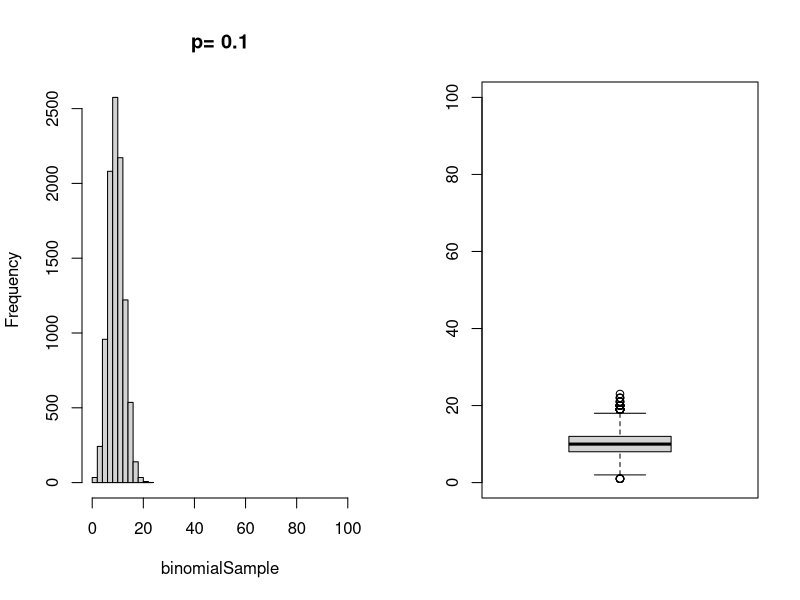
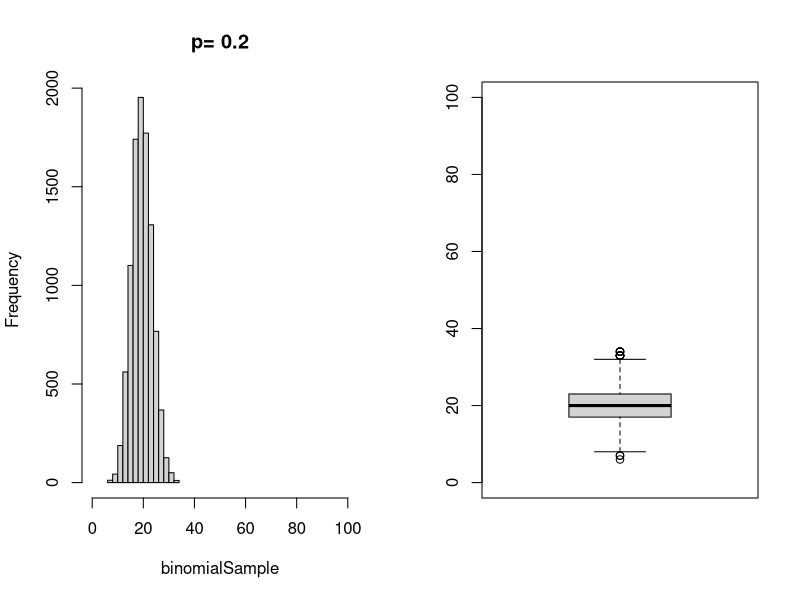
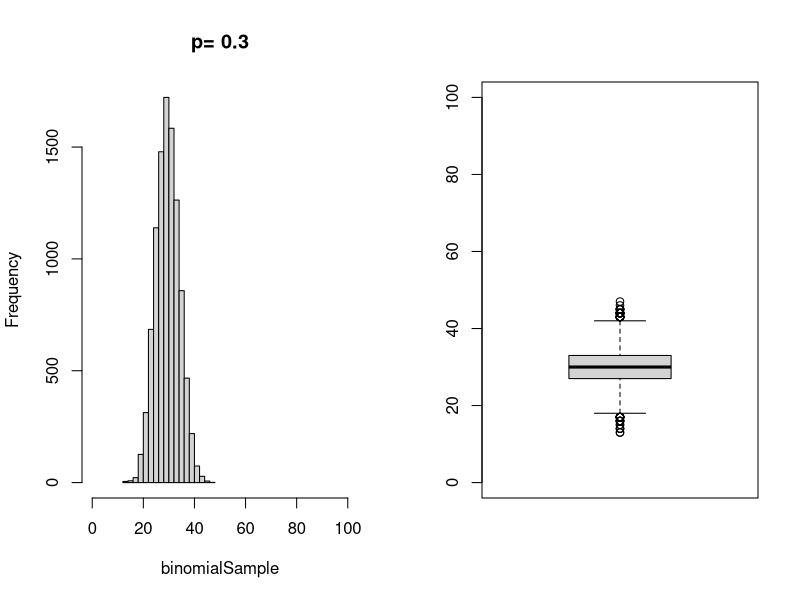
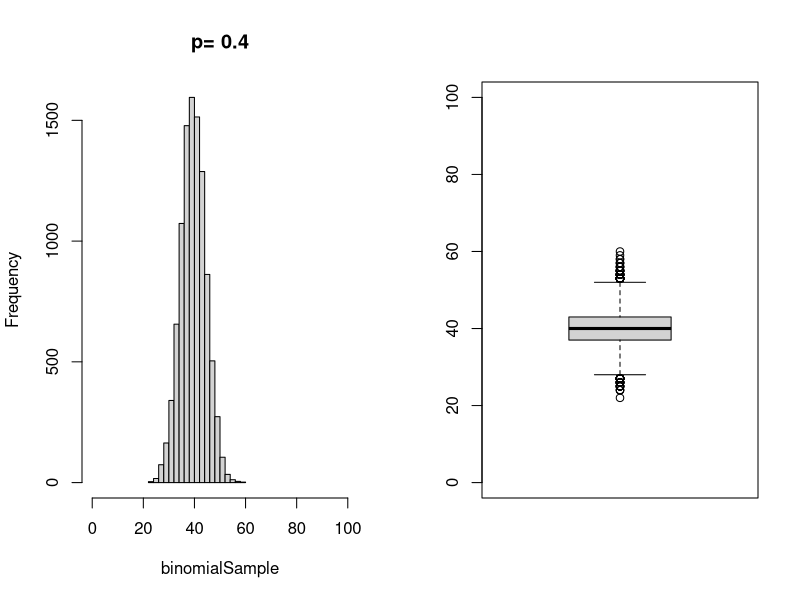
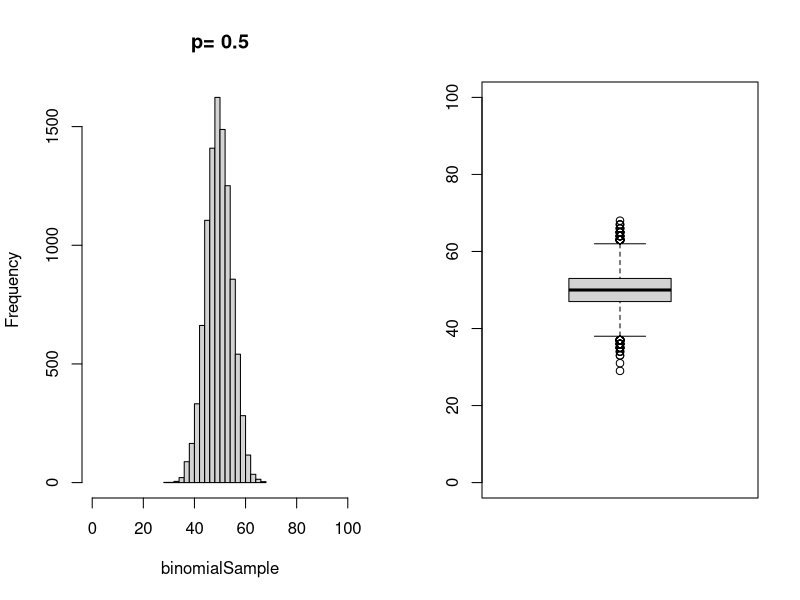
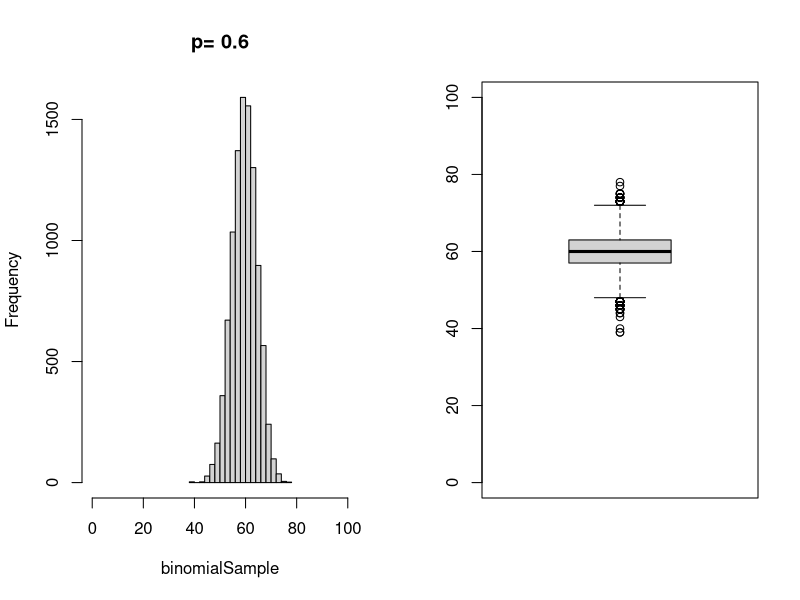
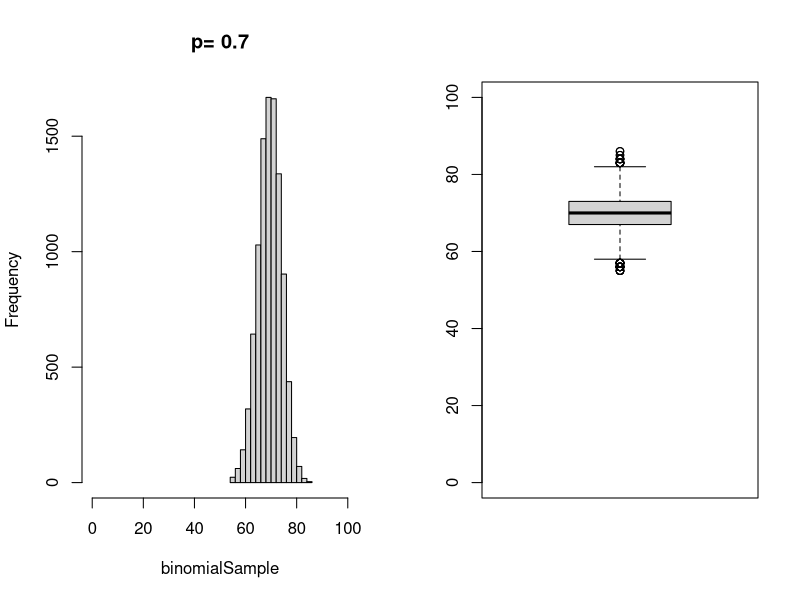
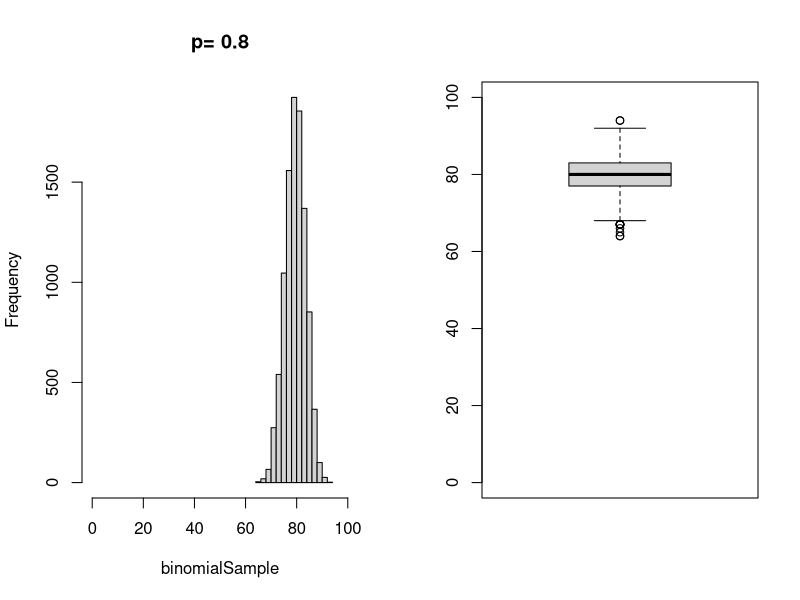

The R script that drew these images, in order:
#problem 1
numbers <- seq(1,100,by=1)
for (x in numbers)
if (x %% 7)

#problem 2
sevens <- 7 * (1:100)
cat(sevens,"\n")

#problem 3
for (x in 1:9) {
  binomialSample <- rbinom(10000, 100, x/10)
  par(mfrow=c(1,2))
  hist(binomialSample, main=paste("p=", x/10), xlim=c(0,100))
  boxplot(binomialSample, ylim=c(0,100))
}